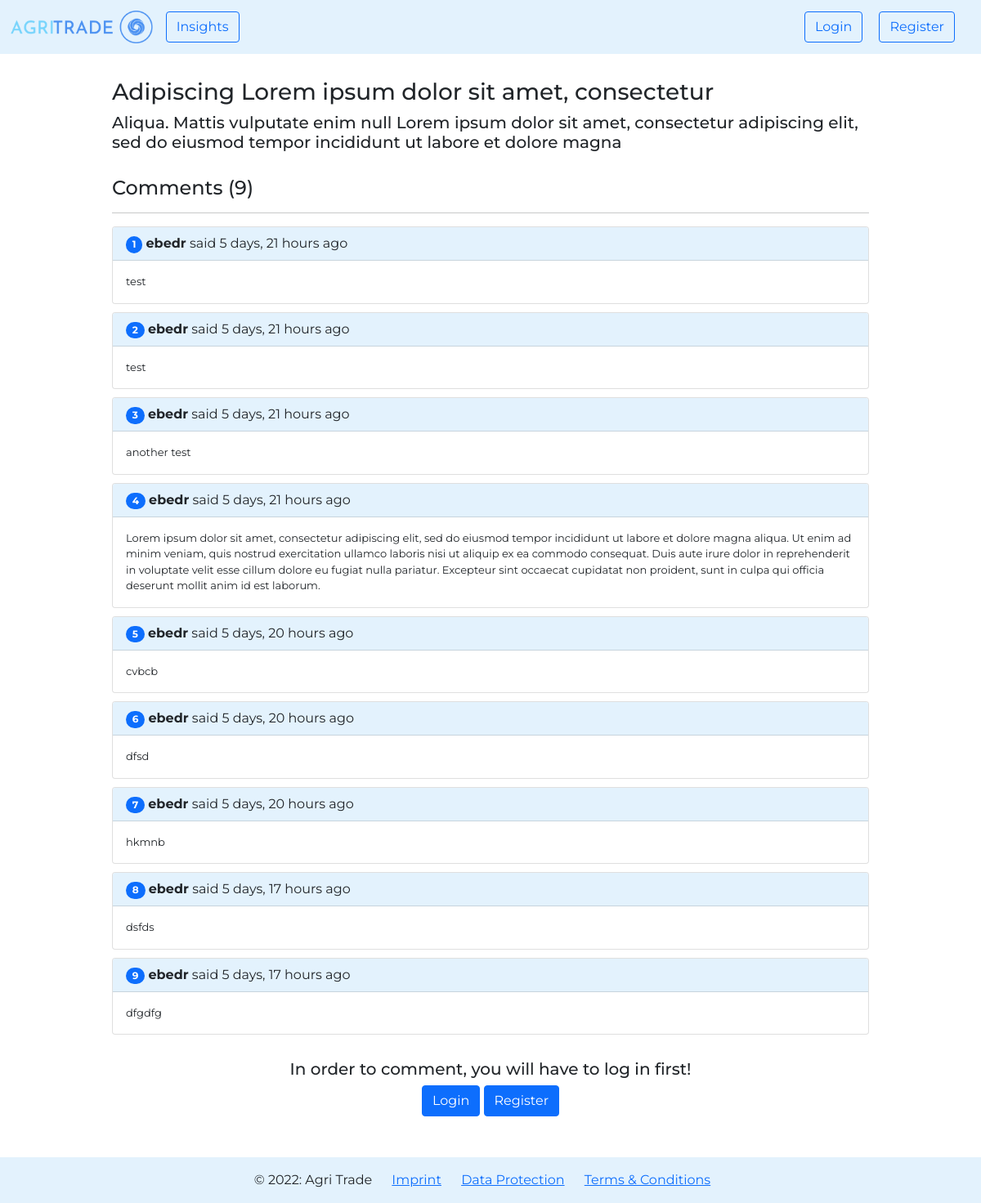
The app's page /posts/post/6/comments/ with its own data.
### agri_trade/posts/models.py (models this page shows, shortened)
class Post(models.Model):
    TITLE_MAX_LEN = 50
    SUBTITLE_MAX_LEN = 150
    TOPIC_CHOICES = (
        ('Agriculture', 'Agriculture'),
        ('Markets', 'Markets'),
        ('Technology', 'Technology'),
        ('Others', 'Others'),
    )
    TOPIC_MAX_LEN = max([len(topic[1]) for topic in TOPIC_CHOICES])
    author = models.ForeignKey(
        UserModel,
        on_delete=CASCADE,
        related_name='posts',
    )
    title = models.CharField(
        max_length=TITLE_MAX_LEN,
    )
    subtitle = models.CharField(
        max_length=SUBTITLE_MAX_LEN,
        blank=True,
        null=True,
    )
    topic = models.CharField(
        max_length=TOPIC_MAX_LEN,
        choices=TOPIC_CHOICES,
    )
    body = RichTextField()
    created_on = models.DateTimeField(
        auto_now_add=True,
    )
    updated_on = models.DateTimeField(
        auto_now=True
    )
    class Meta:
        ordering = ['-created_on']

class PostComment(models.Model):
    COMMENT_MAX_LEN = 500
    author = models.ForeignKey(
        UserModel,
        on_delete=CASCADE,
    )
    post = models.ForeignKey(
        Post,
        on_delete=CASCADE,
    )
    body = models.TextField(
        max_length=COMMENT_MAX_LEN,
    )
    created_on = models.DateTimeField(
        auto_now_add=True
    )

### agri_trade/posts/views.py (the view)
# urls.py: path('post/<int:pk>/comments/', views.show_comments, name='show comments'),
def show_comments(request, pk):
    post = get_object_or_404(Post, pk=pk)
    comments = PostComment.objects \
        .filter(post_id__exact=pk) \
        .order_by('created_on')
    comments_count = comments.count()
    if request.method == 'POST':
        form = PostCommentForm(request.POST)
        if form.is_valid():
            new_comment = form.save(commit=False)
            new_comment.post = post
            new_comment.author = request.user
            new_comment.save()
            return HttpResponseRedirect(reverse('posts:show comments', args=[str(pk)]))
    else:
        form = PostCommentForm()
    context = {
        'post': post,
        'comments': comments,
        'comments_count': comments_count,
        'form': form,
    }
    return render(request, 'posts/show_comments.html', context)

### agri_trade/posts/templates/posts/show_comments.html
{% extends 'web/base.html' %}
{% block content %}
    <div class="container" style="margin-top: 30px; margin-bottom: 50px">
        <div class="row justify-content-md-center">
            <div class="col-md-10">
                <h3>{{ post.title }}</h3>
                <h5>{{ post.subtitle }}</h5>
                <div style="margin-top: 30px">
                    <h4>Comments ({{ comments_count }})</h4>
                    <hr>
                </div>
                {% for comment in comments %}
                    <div class="card" style="margin-top: 10px">
                        <div class="card-header" style="background-color: #e3f2fd">
                            <div class="row">
                                <div class="col">
                                    <span class="badge rounded-pill bg-primary">{{ forloop.counter }}</span>
                                    <b>{{ comment.author }}</b> said {{ comment.created_on|timesince }} ago
                                </div>
                            </div>
                        </div>
                        <div class="card-body">
                            <blockquote class="blockquote mb-0">
                                <p style="font-size: small">{{ comment.body }}</p>
                            </blockquote>
                        </div>
                    </div>
                {% endfor %}
                <div style="margin-top: 30px">
                    {% if request.user.is_authenticated %}
                        <form method="post" action="{% url 'posts:show comments' post.id %}">
                            {% csrf_token %}
                            {{ form }}
                            <button type="submit" class="btn btn-primary" style="margin-top: 10px">Comment</button>
                        </form>
                    {% else %}
                        <div class="text-center">
                            <h5>In order to comment, you will have to log in first!</h5>
                            <a href="{% url 'accounts:login' %}" class="btn btn-primary">Login</a>
                            <a href="{% url 'accounts:register' %}" class="btn btn-primary">Register</a>
                        </div>
                    {% endif %}
                </div>
            </div>
        </div>
    </div>
{% endblock %}

### static/css/style.css (style rules this page uses)
body { font-family: 'Montserrat', sans-serif !important; }

### records on screen
Post: title "Adipiscing Lorem ipsum dolor sit amet, consectetur", subtitle "Aliqua. Mattis vulputate enim null Lorem ipsum dolor sit amet, consectetur adipiscing elit, sed do eiusmod tempor incididunt ut labore et dolore magna"
PostComment: author "ebedr", created_on "5 days, 21 hours", body "test"
PostComment: author "ebedr", created_on "5 days, 21 hours", body "test"
PostComment: author "ebedr", created_on "5 days, 21 hours", body "another test"
PostComment: author "ebedr", created_on "5 days, 21 hours", body "Lorem ipsum dolor sit amet, consectetur adipiscing elit, sed do eiusmod tempor incididunt ut labore et dolore magna aliqua. Ut enim ad minim veniam, quis nostrud exercitation ullamco laboris nisi ut aliquip ex ea commodo consequat. Duis aute irure dolor in reprehenderit in voluptate velit esse cillum dolore eu fugiat nulla pariatur. Excepteur sint occaecat cupidatat non proident, sunt in culpa qui officia deserunt mollit anim id est laborum."
PostComment: author "ebedr", created_on "5 days, 20 hours", body "cvbcb"
PostComment: author "ebedr", created_on "5 days, 20 hours", body "dfsd"
PostComment: author "ebedr", created_on "5 days, 20 hours", body "hkmnb"
PostComment: author "ebedr", created_on "5 days, 17 hours", body "dsfds"
PostComment: author "ebedr", created_on "5 days, 17 hours", body "dfgdfg"

### other values on screen
{{ comments_count }} "9"
